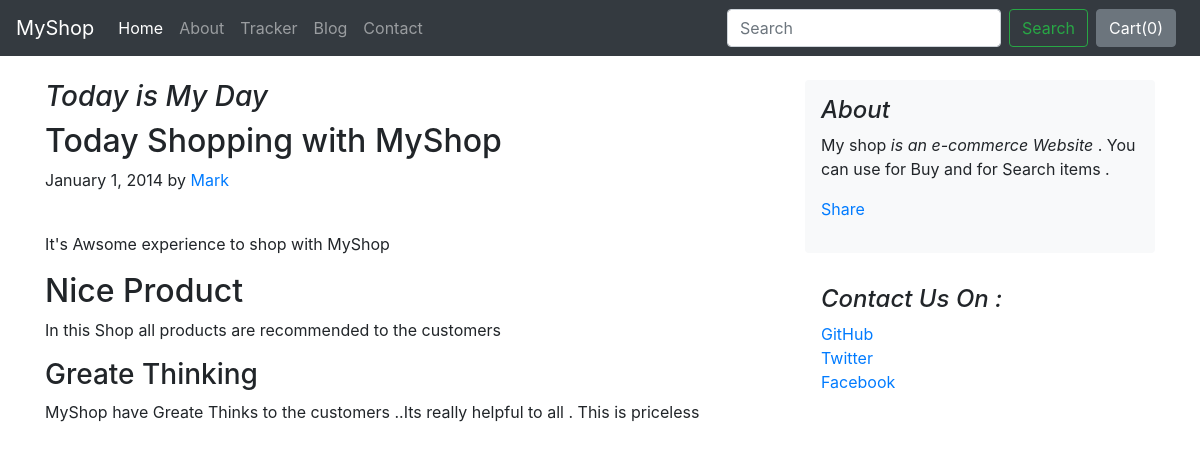
The page /Blog/blogpost/2 on the database its author committed.
### Blog/models.py (models this page shows)
class Blogpost(models.Model):
    post_id = models.AutoField(primary_key=True)
    title = models.CharField(max_length=100)
    head0 = models.CharField(max_length=500, default="")
    chead0 = models.CharField(max_length=5000, default="")
    head1 = models.CharField(max_length=500,default="")
    chead1 = models.CharField(max_length=5000,default="")
    head2 = models.CharField(max_length=500,default="")
    chead2 = models.CharField(max_length=5000,default="")
    pub_date = models.DateField()
    thumbnail = models.ImageField(upload_to="shop/images", default="")
    def __str__(self):
        return self.title

### Blog/views.py (the view)
# urls.py: path("blogpost/<int:id>",views.blogpost, name="Blogpost")
def blogpost(request, id):
      post = Blogpost.objects.filter(post_id = id)[0]
      print(post)
      return render(request, "blog/blogpost.html", {'post':post})

### Blog/templates/blog/blogpost.html (shortened to what this page needs)
{% extends 'blog/basic.html'%}
{% block body %}
<div class="container mt-4">
    <div class="row">
        <div class="col-md-8 blog-main">
          <h3 class="font-italic">
           {{post.title}}
          </h3>
          <div class="blog-post">
            <h2 class="blog-post-title">{{post.head0}}</h2>
            <p class="blog-post-meta">January 1, 2014 by <a href="#">Mark</a></p>
              <br>
            <p>{{post.chead0}}</p>
            <h2>{{post.head1}}</h2>
           <p>{{post.chead1}}</p>
            <h3>{{post.head2}}</h3>
           <p>{{post.chead2}}</p>
          </div>
        </div>
        <aside class="col-md-4 blog-sidebar">
          <div class="p-3 mb-3 bg-light rounded">
            <h4 class="font-italic">About</h4>
            <p class="mb-0">My shop<em> is an e-commerce Website</em> . You can use for Buy and for Search items .</p>
              <div class="my-3 fb-share-button" data-href="http://127.0.0.1:8000/Blog/blogpost/{{post.post_id}}" data-layout="button_count" data-size="large"><a target="_blank" href="https://www.facebook.com/sharer/sharer.php?u=http%3A%2F%2F127.0.0.1%3A8000%2FBlog%2Fblogpost%2F2&amp;src=sdkpreparse" class="fb-xfbml-parse-ignore">Share</a></div>
          </div>
          <div class="p-3">
            <h4 class="font-italic">Contact Us On :</h4>
            <ol class="list-unstyled">
              <li><a href="#">GitHub</a></li>
              <li><a href="#">Twitter</a></li>
              <li><a href="#">Facebook</a></li>
            </ol>
          </div>
        </aside>
      </div>
</div>
{% endblock body %}

### rows shown on the page
Blogpost: title "Today is My Day", head0 "Today Shopping with MyShop", chead0 "It's Awsome experience to shop with MyShop", head1 "Nice Product", chead1 "In this Shop all products are recommended to the customers", head2 "Greate Thinking", chead2 "MyShop have Greate Thinks to the customers ..Its really helpful to all . This is priceless"
